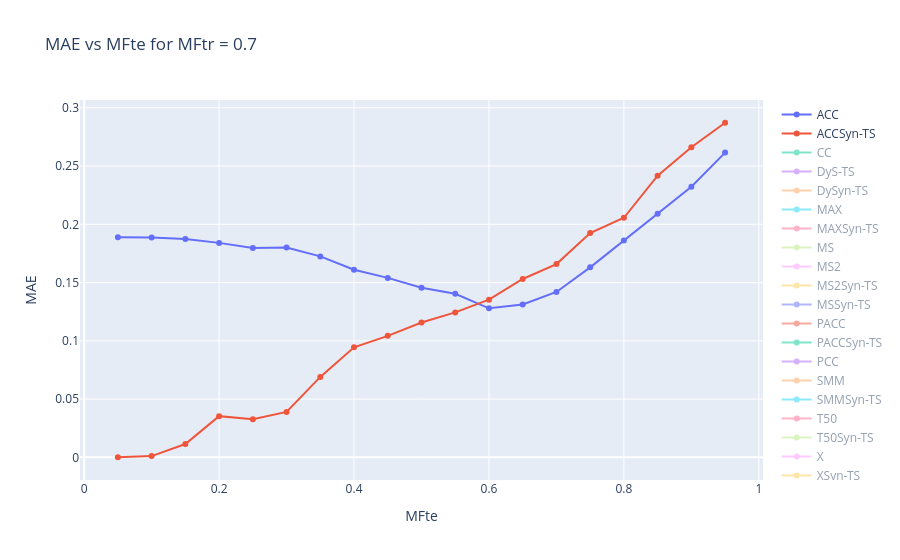

Notebook cell for this chart:
### Code cell
import plotly.graph_objects as go
import ipywidgets as widgets
from IPython.display import display, clear_output

mftr_dropdown = widgets.Dropdown(
    options=grouped['MFtr'].unique(),
    description='MFtr:'
)

mftr_dropdown.value = grouped['MFtr'].unique()[0]

def update_plot(change):
    selected_mftr = mftr_dropdown.value
    filtered_data = grouped[grouped['MFtr'] == selected_mftr]

    fig = go.Figure()
    for qnt_val in filtered_data['Qnt'].unique():
        qnt_data = filtered_data[filtered_data['Qnt'] == qnt_val]
        # Show ACC and ACCSyn by default, others as legendonly
        visible = True if qnt_val in ['ACC', 'ACCSyn-TS'] else 'legendonly'
        fig.add_trace(go.Scatter(
            x=qnt_data['MFte'],
            y=qnt_data['AE'],
            mode='lines+markers',
            name=qnt_val,
            visible=visible
        ))

    fig.update_layout(title=f'MAE vs MFte for MFtr = {selected_mftr}',
                      xaxis_title='MFte',
                      yaxis_title='MAE')

    clear_output(wait=True)
    display(fig)
    display(mftr_dropdown)

mftr_dropdown.observe(update_plot, names='value')
display(mftr_dropdown)
update_plot(None)
